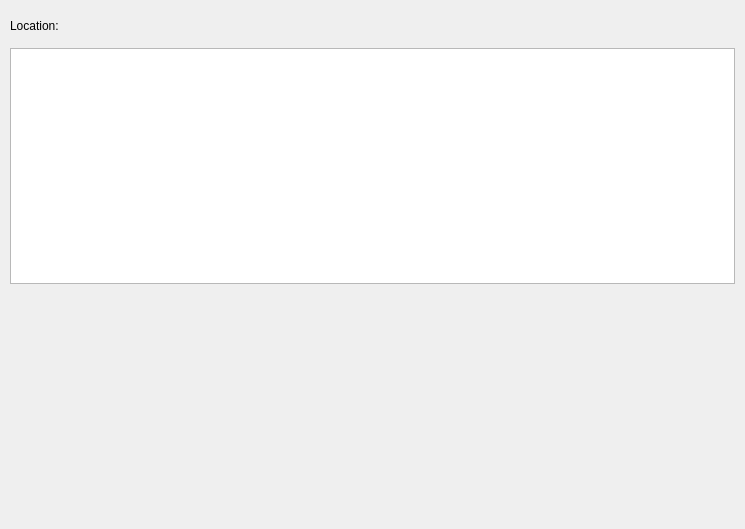
<?xml version="1.0" encoding="UTF-8"?>
<ui version="4.0">
 <class>ViProjectCorrelationWidget</class>
 <widget class="QWidget" name="ViProjectCorrelationWidget">
  <property name="geometry">
   <rect>
    <x>0</x>
    <y>0</y>
    <width>745</width>
    <height>529</height>
   </rect>
  </property>
  <property name="maximumSize">
   <size>
    <width>16777215</width>
    <height>16777215</height>
   </size>
  </property>
  <property name="windowTitle">
   <string>Form</string>
  </property>
  <property name="styleSheet">
   <string/>
  </property>
  <layout class="QGridLayout" name="gridLayout">
   <property name="margin">
    <number>10</number>
   </property>
   <item row="2" column="0" colspan="2">
    <widget class="ViTableWidget" name="tableWidget"/>
   </item>
   <item row="1" column="0" colspan="2">
    <widget class="QWidget" name="widget" native="true">
     <layout class="QGridLayout" name="gridLayout_2">
      <property name="leftMargin">
       <number>0</number>
      </property>
      <item row="0" column="1">
       <widget class="ViFileBrowser" name="fileBrowser" native="true">
        <property name="styleSheet">
         <string notr="true"/>
        </property>
       </widget>
      </item>
      <item row="0" column="0">
       <widget class="QLabel" name="label_2">
        <property name="text">
         <string>Location:</string>
        </property>
       </widget>
      </item>
      <item row="0" column="2">
       <widget class="ViPushButton" name="addButton" native="true"/>
      </item>
     </layout>
    </widget>
   </item>
   <item row="3" column="0" colspan="2">
    <spacer name="verticalSpacer">
     <property name="orientation">
      <enum>Qt::Vertical</enum>
     </property>
     <property name="sizeHint" stdset="0">
      <size>
       <width>20</width>
       <height>40</height>
      </size>
     </property>
    </spacer>
   </item>
  </layout>
 </widget>
 <customwidgets>
  <customwidget>
   <class>ViFileBrowser</class>
   <extends>QWidget</extends>
   <header>vifilebrowser.h</header>
   <container>1</container>
  </customwidget>
  <customwidget>
   <class>ViPushButton</class>
   <extends>QWidget</extends>
   <header>vipushbutton.h</header>
   <container>1</container>
  </customwidget>
  <customwidget>
   <class>ViTableWidget</class>
   <extends>QTableWidget</extends>
   <header>vitablewidget.h</header>
  </customwidget>
 </customwidgets>
 <resources/>
 <connections/>
</ui>
